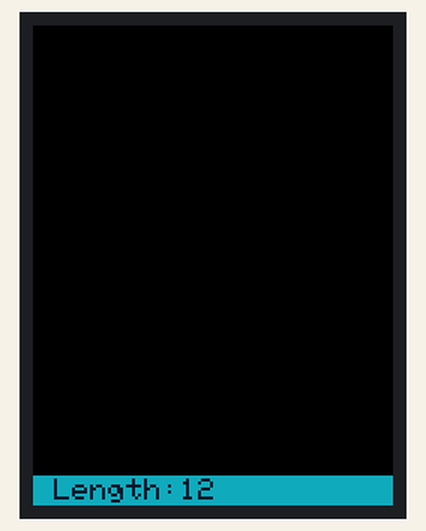
The sketch below on a simulated ESP32. Parts: 240×320 colour display.

Above: at 0.2 s.

The sketch:

bottom_panel_length.ino
```cpp
// (licence header left out)
#include <Adafruit_GFX.h>                                                   // include Adafruit graphics library
#include <Adafruit_ILI9341.h>                                               // include Adafruit ILI9341 TFT library
#define TFT_CS    15                                                        // TFT CS  pin is connected to ESP32 pin D15
#define TFT_RST   4                                                         // TFT RST pin is connected to ESP32 pin D4
#define TFT_DC    2                                                         // TFT DC  pin is connected to ESP32 pin D2
                                                                            // SCK (CLK) ---> ESP32 pin D18
                                                                            // MOSI(DIN) ---> ESP32 pin D23

Adafruit_ILI9341 tft = Adafruit_ILI9341(TFT_CS, TFT_DC, TFT_RST);

void disp_length_at_the_bottom(int lofinp){
   tft.fillRect(0, 300, 240, 20, 0x1557);
   tft.setTextColor(0x08c5, 0x1557);
   tft.setTextSize(2);
   tft.setCursor(14,302);
   tft.print("Length:");
   tft.setCursor(98,302);
   tft.print("    ");
   tft.setCursor(98,302);
   tft.print(lofinp);
}

void setup() {
   tft.begin();
   tft.setRotation(0);
   disp_length_at_the_bottom(12);
}
void loop(){

}
```
